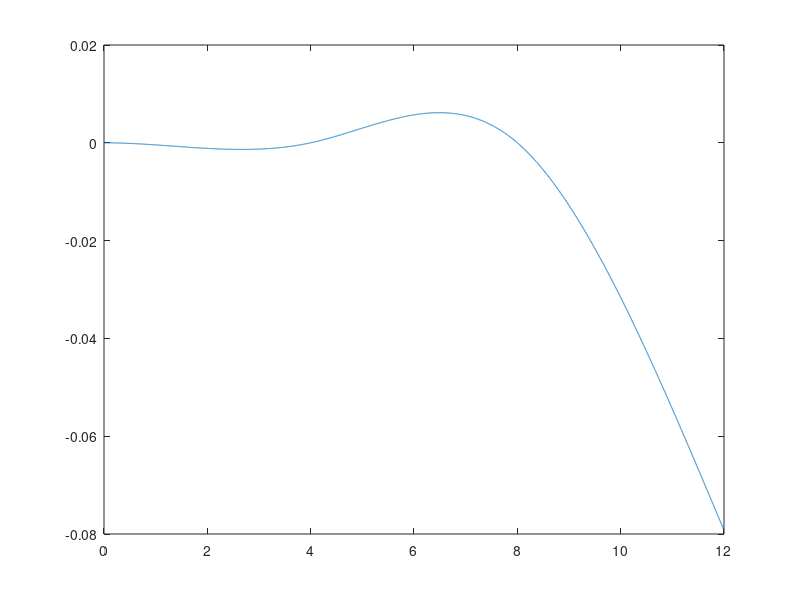
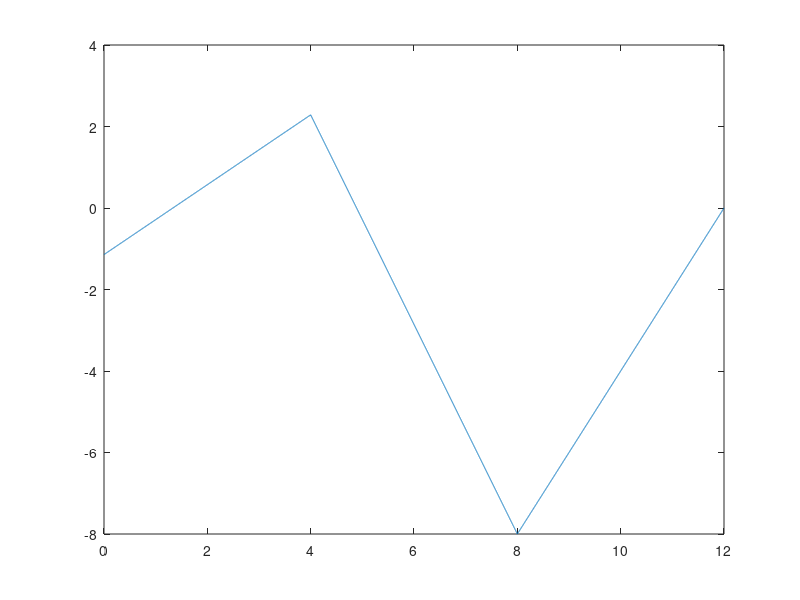
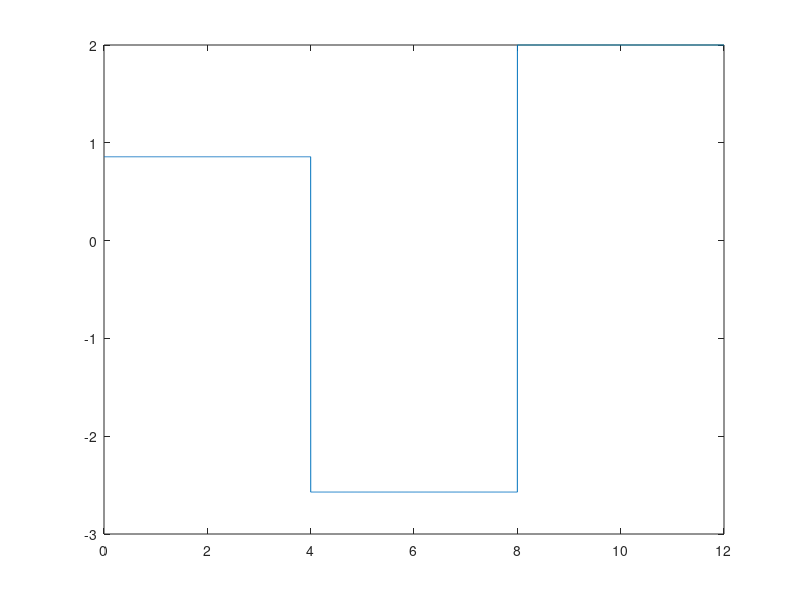

Recreate these plots in MATLAB, in order.
% Script to solve for the constants of integration
% and unknown reaction forces in a continuous
% overhanging cantilever beam subject to a tip load.
%
% Setup: p(x) = 0, cantilever support at x=0,
%        tip load -W at x=L, and roller supports at
%        x=L/3 and x=2*L/3.  

% Choose numerical values for constants:
W = 2.0;
L = 12.0;
EI = 1.0e3;

% Matrix--vector form of equation system 
% derived in lecture:
A = [1.0           , 1.0   , 1.0               , 0.0              ;
     2.0*L/3.0     , L/3.0 , L                 , 1.0              ;
     0.0           , 0.0   , (L/3.0)^3/6.0     , (L/3.0)^2/2.0    ;
     (L/3.0)^3/6.0 , 0.0   , (2.0*L/3.0)^3/6.0 , (2.0*L/3.0)^2/2.0];
b = [W  ;
     0.0;
     0.0;
     0.0];

% Use linear solver (equivalent to x = inv(A)*b
% but better practice for large systems):
x = A\b;

% Unpack vector of unknowns to symbols
% used in notes:
By = x(1)
Cy = x(2)
C1 = x(3)
C2 = x(4)

% Postprocess results:

% Heaviside function:
H = @(x)(x>0); 
% Deflection derived in lecture:
v = @(x)((1.0/EI) ...
          *(By/6.0*((x-L/3.0).^3).*H(x-L/3.0) ...
            + Cy/6.0*((x-2.0*L/3.0).^3).*H(x-2.0*L/3.0) ...
            + C1*x.^3/6.0 + C2*x.^2/2.0));
% Internal moment resultants (M = EIv''):
M = @(x)(By*(x-L/3.0).*H(x-L/3.0) ...
         + Cy*(x-2.0*L/3.0).*H(x-2.0*L/3.0) ...
         + C1*x + C2);
% Internal shear resultants (V = (EIv'')'):
V = @(x)(By*H(x-L/3.0) + Cy*H(x-2.0*L/3.0) + C1);

% Plots:
N_pts = 10000;
x = linspace(0,L,N_pts);
figure;
plot(x,v(x));
figure;
plot(x,M(x));
figure;
plot(x,V(x));
